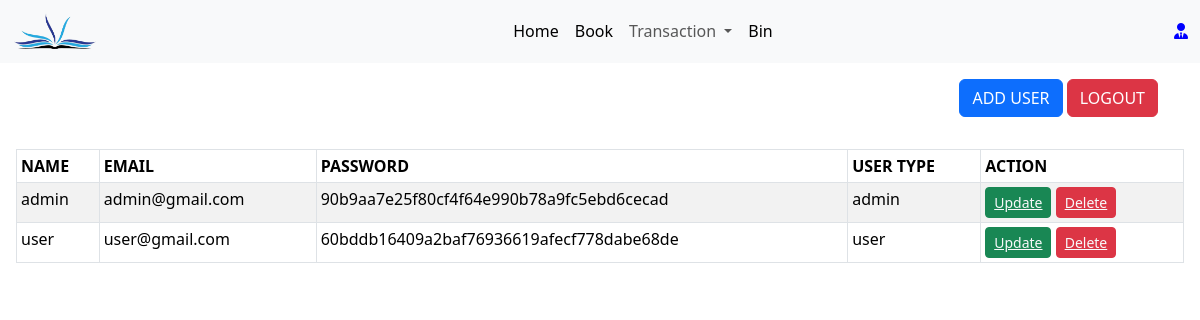
The page /account.php on the database its author committed.
### tables this page shows
CREATE TABLE `user_form` (
  `user_id` int(255) NOT NULL,
  `studentID` varchar(8) NOT NULL,
  `name` varchar(255) NOT NULL,
  `email` varchar(255) NOT NULL,
  `password` varchar(255) NOT NULL,
  `user_type` varchar(255) NOT NULL DEFAULT 'user'
);

### account.php (the view, shortened to what this page needs)
<?php
@include 'config/config.php';
?>
<!doctype html>
<html lang="en">
<head>
    <link rel="stylesheet" href="https://cdnjs.cloudflare.com/ajax/libs/twitter-bootstrap/5.3.0/css/bootstrap.min.css">
    <link rel="stylesheet" href="https://cdn.datatables.net/2.0.4/css/dataTables.bootstrap5.css">
    <link rel="stylesheet" href="https://cdnjs.cloudflare.com/ajax/libs/font-awesome/6.5.2/css/all.min.css">
</head>
<body>
    <?php @include 'includes/header.php' ?>
    <div class="container text-end my-3">
        <a type="button" class="btn btn-primary" data-bs-toggle="modal" data-bs-target="#adduser">
            ADD USER
        </a>
        <a type="button" class="btn btn-danger" name="logout" href="logout.php">
            LOGOUT
        </a>
    </div>
    <div class="col-sm-12 p-3">
        <table id="example" class="table table-sm table-striped table-bordered " style="width:100%">
            <thead>
                <tr>
                    <th>NAME</th>
                    <th>EMAIL</th>
                    <th>PASSWORD</th>
                    <th>USER TYPE</th>
                    <th>ACTION</th>
                </tr>
            </thead>
            <tbody>
                <?php
            $sql = "SELECT * FROM user_form";
            $result = mysqli_query($conn, $sql);
            if ($result) {
               while ($row = mysqli_fetch_assoc($result)) {
                  $user_id = $row['user_id'];
                  $name = $row['name'];
                  $email = $row['email'];
                  $password = sha1($row['password']);
                  $user_type = $row['user_type'];
                  echo '<tr>
                  <td>' . $name. '</td>
                  <td>' . $email. '</td>
                  <td>' . $password . '</td>
                  <td>' . $user_type . '</td>
                  <td>
               <button class="btn btn-success btn-sm"><a href="updateuser.php?editid='.$user_id.'" class="text-light">Update</a></button>
               <button class="btn btn-danger btn-sm"><a href="userdel.php?deleteid='.$user_id.'" class="text-light">Delete</a></button>
            </td>
                  </tr>';
               }
            }
            ?>
</body>
</html>

### includes/header.php (shortened to what this page needs)
<!DOCTYPE html>
<html lang="en">
<head>
    <link href="https://cdn.jsdelivr.net/npm/bootstrap@5.3.3/dist/css/bootstrap.min.css" rel="stylesheet">
</head>
<body>
<nav class="navbar navbar-expand-lg bg-body-tertiary">
      <div class="container-fluid">
         <a class="navbar-brand" href="admin_page.php"><img src="images/logo.png" height="36.5px"></a>
         <div class="collapse navbar-collapse" id="navbarSupportedContent">
            <ul class="navbar-nav mx-auto mb-2 mb-lg-0">
               <li class="nav-item">
                  <a class="nav-link active" aria-current="page" href="home_page.php">Home</a>
               </li>
               <li class="nav-item">
                  <a class="nav-link active" href="admin_page.php">Book</a>
               </li>
               <li class="nav-item dropdown">
                  <a class="nav-link dropdown-toggle" href="#" id="navbarDropdown" role="button"
                     data-bs-toggle="dropdown" aria-expanded="false">
                     Transaction
                  </a>
                  <li class="nav-item">
                  <a class="nav-link active" href="bin.php">Bin</a>
               </li>
               </li>
            </ul>
            <a href="account.php"><i class="fa-solid fa-user-tie" style="color: blue"></i></i></a>
         </div>
      </div>
   </nav>
</body>
</html>

### rows shown on the page
user_form: name "admin", email "admin@gmail.com", password "90b9aa7e25f80cf4f64e990b78a9fc5ebd6cecad", user_type "admin"
user_form: name "user", email "user@gmail.com", password "60bddb16409a2baf76936619afecf778dabe68de", user_type "user"
